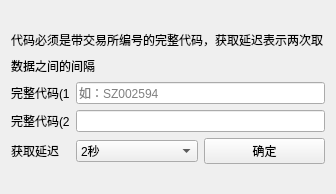
<?xml version="1.0" encoding="UTF-8"?>
<ui version="4.0">
 <class>Base</class>
 <widget class="QWidget" name="Base">
  <property name="geometry">
   <rect>
    <x>0</x>
    <y>0</y>
    <width>336</width>
    <height>194</height>
   </rect>
  </property>
  <property name="windowTitle">
   <string>Form</string>
  </property>
  <layout class="QGridLayout" name="gridLayout">
   <item row="4" column="1" colspan="2">
    <widget class="QLineEdit" name="lineEdit">
     <property name="placeholderText">
      <string>如：SZ002594</string>
     </property>
    </widget>
   </item>
   <item row="1" column="0" colspan="3">
    <widget class="QLabel" name="label_4">
     <property name="minimumSize">
      <size>
       <width>0</width>
       <height>20</height>
      </size>
     </property>
     <property name="text">
      <string>代码必须是带交易所编号的完整代码，获取延迟表示两次取</string>
     </property>
    </widget>
   </item>
   <item row="7" column="0" colspan="3">
    <spacer name="verticalSpacer_2">
     <property name="orientation">
      <enum>Qt::Vertical</enum>
     </property>
     <property name="sizeHint" stdset="0">
      <size>
       <width>20</width>
       <height>40</height>
      </size>
     </property>
    </spacer>
   </item>
   <item row="2" column="0" colspan="3">
    <widget class="QLabel" name="label_3">
     <property name="minimumSize">
      <size>
       <width>0</width>
       <height>20</height>
      </size>
     </property>
     <property name="text">
      <string>数据之间的间隔</string>
     </property>
    </widget>
   </item>
   <item row="6" column="0">
    <widget class="QLabel" name="label_2">
     <property name="text">
      <string>获取延迟</string>
     </property>
    </widget>
   </item>
   <item row="4" column="0">
    <widget class="QLabel" name="label">
     <property name="sizePolicy">
      <sizepolicy hsizetype="Fixed" vsizetype="Preferred">
       <horstretch>0</horstretch>
       <verstretch>0</verstretch>
      </sizepolicy>
     </property>
     <property name="text">
      <string>完整代码(1</string>
     </property>
    </widget>
   </item>
   <item row="6" column="1">
    <widget class="QComboBox" name="comboBox">
     <property name="currentIndex">
      <number>0</number>
     </property>
     <item>
      <property name="text">
       <string>2秒</string>
      </property>
     </item>
     <item>
      <property name="text">
       <string>3秒</string>
      </property>
     </item>
     <item>
      <property name="text">
       <string>5秒</string>
      </property>
     </item>
     <item>
      <property name="text">
       <string>10秒</string>
      </property>
     </item>
    </widget>
   </item>
   <item row="6" column="2">
    <widget class="QPushButton" name="pushButton_accepted">
     <property name="sizePolicy">
      <sizepolicy hsizetype="Minimum" vsizetype="Minimum">
       <horstretch>0</horstretch>
       <verstretch>0</verstretch>
      </sizepolicy>
     </property>
     <property name="text">
      <string>确定</string>
     </property>
    </widget>
   </item>
   <item row="0" column="0" colspan="3">
    <spacer name="verticalSpacer">
     <property name="orientation">
      <enum>Qt::Vertical</enum>
     </property>
     <property name="sizeHint" stdset="0">
      <size>
       <width>20</width>
       <height>40</height>
      </size>
     </property>
    </spacer>
   </item>
   <item row="5" column="0">
    <widget class="QLabel" name="label_5">
     <property name="text">
      <string>完整代码(2</string>
     </property>
    </widget>
   </item>
   <item row="5" column="1" colspan="2">
    <widget class="QLineEdit" name="lineEdit_2"/>
   </item>
  </layout>
 </widget>
 <resources/>
 <connections/>
</ui>
